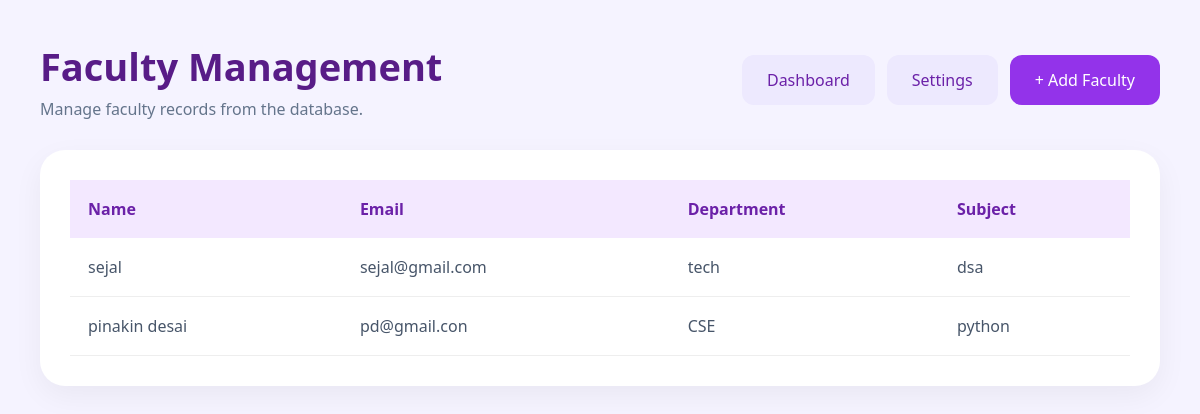
The page /faculty/ (signed in) on the database its author committed.
### app/models.py (models this page shows, shortened)
class Faculty(models.Model):
    name = models.CharField(max_length=100)
    email = models.EmailField()
    department = models.CharField(max_length=100)
    subject = models.CharField(max_length=100)

### app/views.py (the view)
# urls.py: path('faculty/',
@login_required(login_url='login')
def faculty(request):
    data = Faculty.objects.all().order_by('-id')
    return render(request, 'faculty.html', {'data': data})

### app/templates/faculty.html (shortened to what this page needs)
{% load static %}
<!DOCTYPE html>
<html lang="en">
<head>
    <link rel="stylesheet"
          href="{% static 'css/students.css' %}">
</head>
<body>
<div class="main">
    <div class="topbar">
        <div>
            <h1>Faculty Management</h1>
            <p>Manage faculty records from the database.</p>
        </div>
        <div class="top-actions">
            <a href="{% url 'dashboard' %}" class="btn btn-secondary">Dashboard</a>
            <a href="{% url 'settings' %}" class="btn btn-secondary">Settings</a>
            <a href="{% url 'add_faculty' %}" class="btn">+ Add Faculty</a>
        </div>
    </div>
    <div class="table-container">
        <table>
            <tr>
                <th>Name</th>
                <th>Email</th>
                <th>Department</th>
                <th>Subject</th>
            </tr>
            {% for i in data %}
            <tr>
                <td>{{ i.name }}</td>
                <td>{{ i.email }}</td>
                <td>{{ i.department }}</td>
                <td>{{ i.subject }}</td>
            </tr>
            {% empty %}
            <tr>
                <td colspan="4">No faculty records found.</td>
            </tr>
            {% endfor %}
        </table>
    </div>
</div>
</body>
</html>

### app/static/css/students.css (style rules this page uses)
* { margin:0; padding:0; box-sizing:border-box; font-family:'Segoe UI',sans-serif; }
body { background:#f5f3ff; }
.main { padding:40px; }
.topbar { display:flex; justify-content:space-between; align-items:center; margin-bottom:30px; gap:20px; }
.topbar h1 { color:#581c87; font-size:38px; }
.topbar p { color:#64748b; margin-top:6px; }
.top-actions { display:flex; align-items:center; gap:12px; flex-wrap:wrap; }
.btn { padding:14px 25px; background:#9333ea; color:white; text-decoration:none; border-radius:12px; transition:0.3s; }
.btn-secondary { background:#ede9fe; color:#6b21a8; }
.table-container { background:white; padding:30px; border-radius:25px; box-shadow:0 10px 30px rgba(0,0,0,0.05); }
table { width:100%; border-collapse:collapse; }
table th { background:#f3e8ff; color:#6b21a8; padding:18px; text-align:left; }
table td { padding:18px; border-bottom:1px solid #eee; color:#475569; }

### rows shown on the page
Faculty: name "sejal", email "sejal@gmail.com", department "tech", subject "dsa"
Faculty: name "pinakin desai", email "pd@gmail.con", department "CSE", subject "python"
